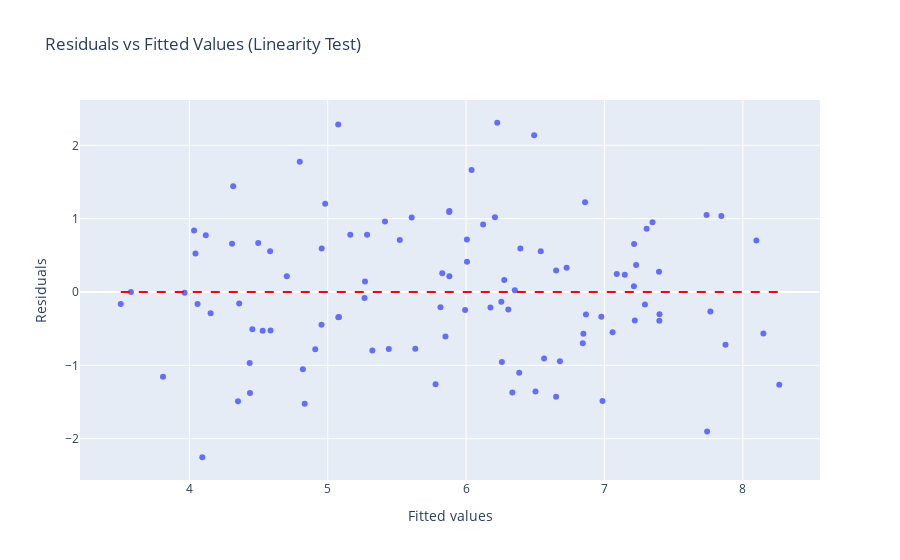
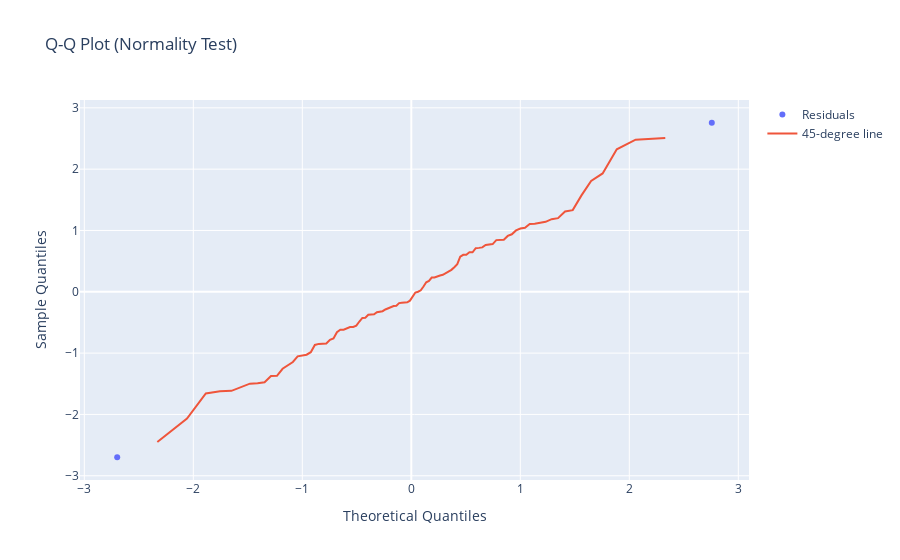

Here is the notebook cell these charts were saved with, in order:
### Code cell
import numpy as np
import pandas as pd
import statsmodels.api as sm
import plotly.express as px
import plotly.graph_objects as go
from scipy import stats
from statsmodels.stats.outliers_influence import variance_inflation_factor
from statsmodels.stats.stattools import durbin_watson
from statsmodels.stats.diagnostic import het_breuschpagan

# Generate example data (replace with your own data)
np.random.seed(0)
X = np.random.rand(100, 2)  # Two independent variables
y = 3 + 2 * X[:, 0] + 4 * X[:, 1] + np.random.randn(100)

# Add constant to independent variables
X = sm.add_constant(X)
model = sm.OLS(y, X).fit()

# 1. Linearity test (Residuals plot using Plotly)
fig1 = px.scatter(x=model.fittedvalues, y=model.resid, labels={'x': 'Fitted values', 'y': 'Residuals'}, title='Residuals vs Fitted Values (Linearity Test)')
fig1.add_shape(type='line', x0=min(model.fittedvalues), y0=0, x1=max(model.fittedvalues), y1=0, line=dict(color='red', dash='dash'))
fig1.show()

# Interpretation: If residuals are randomly scattered, linearity assumption is met
print("1. Linearity Test:")
print("Check the scatter plot of residuals vs fitted values. If residuals are randomly scattered, the linearity assumption is satisfied.")
print("Conclusion: Look for randomness. A clear pattern (like curves) indicates non-linearity.\n")

# 2. Independence Test (Durbin-Watson test)
dw_stat = durbin_watson(model.resid)
print(f"2. Independence Test (Durbin-Watson statistic): {dw_stat}")
if 1.5 < dw_stat < 2.5:
    print("Conclusion: Residuals are independent (no autocorrelation).\n")
else:
    print("Conclusion: Residuals are not independent (possible autocorrelation).\n")

# 3. Homoscedasticity test (Breusch-Pagan test)
_, pval, __, f_pval = het_breuschpagan(model.resid, model.model.exog)
print(f"3. Homoscedasticity Test (Breusch-Pagan p-value): {pval}")
if pval > 0.05:
    print("Conclusion: Residuals have constant variance (Homoscedasticity).\n")
else:
    print("Conclusion: Residuals do not have constant variance (Heteroscedasticity detected).\n")

# 4. Normality test of residuals (Shapiro-Wilk test and Q-Q plot using Plotly)
shapiro_test = stats.shapiro(model.resid)
print(f"4. Normality Test (Shapiro-Wilk p-value): {shapiro_test.pvalue}")
if shapiro_test.pvalue > 0.05:
    print("Conclusion: Residuals are normally distributed.\n")
else:
    print("Conclusion: Residuals deviate from normality.\n")

qq_fig = sm.qqplot(model.resid, line='45', fit=True)
fig2 = go.Figure()
fig2.add_trace(go.Scatter(x=qq_fig.gca().lines[1].get_xdata(), y=qq_fig.gca().lines[1].get_ydata(), mode='markers', name='Residuals'))
fig2.add_trace(go.Scatter(x=qq_fig.gca().lines[0].get_xdata(), y=qq_fig.gca().lines[0].get_ydata(), mode='lines', name='45-degree line'))
fig2.update_layout(title='Q-Q Plot (Normality Test)', xaxis_title='Theoretical Quantiles', yaxis_title='Sample Quantiles')
fig2.show()

# 5. Multicollinearity test (VIF)
vif_data = pd.DataFrame()
vif_data["VIF"] = [variance_inflation_factor(X, i) for i in range(X.shape[1])]
vif_data["Feature"] = ["const", "X1", "X2"]  # Add your own feature names here
print("5. Multicollinearity Test (VIF):")
print(vif_data)

# Interpretation: VIF < 5 means no multicollinearity
if all(vif_data["VIF"] < 5):
    print("Conclusion: No multicollinearity detected.\n")
elif any(vif_data["VIF"] > 10):
    print("Conclusion: High multicollinearity detected.\n")
else:
    print("Conclusion: Moderate multicollinearity detected.\n")

# Final Conclusion
print("Final Conclusion:")
if (1.5 < dw_stat < 2.5) and pval > 0.05 and shapiro_test.pvalue > 0.05 and all(vif_data["VIF"] < 5):
    print("All assumptions are satisfied. The linear regression model is valid.\n")
else:
    print("Some assumptions are violated. Consider transforming variables, removing multicollinearity, or using different modeling techniques.\n")

### Figure 1 — Plotly figure (JSON) as saved in the notebook; plotly's stock layout.template omitted (floating-point values rounded to 4 significant figures)
{"data": [{"hovertemplate": "Fitted values=%{x}<br>Residuals=%{y}<extra></extra>", "legendgroup": "", "marker": {"color": "#636efa", "symbol": "circle"}, "mode": "markers", "name": "", "orientation": "v", "showlegend": false, "type": "scatter", "x": [6.86, 6.259, 6.384, 7.397, 6.176, 6.492, 7.738, 3.577, 6.501, 7.845, 7.875, 6.986, 5.879, 7.147, 5.607, 6.651, 6.123, 5.633, 6.564, 7.347, 5.441, 4.455, 6.866, 3.965, 5.076, 5.779, 5.081, 4.093, 5.163, 4.833, 3.809, 4.704, 4.91, 4.798, 4.82, 6.54, 7.089, 4.436, 4.044, 4.059, 5.284, 6.006, 5.076, 4.316, 7.766, 6.305, 6.208, 4.308, 4.119, 4.438, 5.269, 8.149, 5.828, 6.352, 7.305, 7.229, 5.414, 5.993, 6.843, 7.293, 6.276, 7.214, 6.225, 4.36, 5.322, 5.815, 4.53, 6.392, 6.65, 5.879, 6.007, 7.394, 7.22, 6.977, 8.263, 6.848, 5.851, 6.726, 6.678, 4.034, 6.04, 7.742, 8.098, 4.583, 4.955, 4.153, 3.504, 5.266, 7.398, 4.351, 5.878, 4.981, 7.059, 6.335, 5.521, 4.587, 7.213, 6.255, 4.497, 4.956], "xaxis": "x", "y": [1.225, -0.9536, -1.1, -0.3922, -0.2131, 2.137, 1.05, 0.0007538, -1.356, 1.036, -0.7212, -1.486, 1.105, 0.2356, 1.017, 0.2941, 0.92, -0.7758, -0.9061, 0.9492, -0.7776, -0.5084, -0.3056, -0.01115, -0.3448, -1.259, -0.3398, -2.254, 0.7817, -1.525, -1.154, 0.2134, -0.7812, 1.776, -1.053, 0.555, 0.2447, -0.9686, 0.5258, -0.1633, 0.7806, 0.7159, 2.282, 1.442, -0.2656, -0.2378, 1.02, 0.6587, 0.7751, -1.378, 0.1421, -0.5676, 0.2544, 0.02281, 0.8626, 0.3683, 0.9612, -0.2457, -0.7005, -0.1692, 0.1628, 0.6532, 2.308, -0.1575, -0.7976, -0.2097, -0.5292, 0.5925, -1.43, 0.214, 0.4133, 0.2771, -0.389, -0.3369, -1.264, -0.5698, -0.6063, 0.3293, -0.9434, 0.8382, 1.664, -1.902, 0.7023, 0.5568, -0.4458, -0.2913, -0.1627, -0.08056, -0.3037, -1.491, 1.09, 1.204, -0.5478, -1.37, 0.7086, -0.5267, 0.07889, -0.1331, 0.6665, 0.5921], "yaxis": "y"}], "layout": {"legend": {"tracegroupgap": 0}, "shapes": [{"line": {"color": "red", "dash": "dash"}, "type": "line", "x0": 3.504, "x1": 8.263, "y0": 0, "y1": 0}], "title": {"text": "Residuals vs Fitted Values (Linearity Test)"}, "xaxis": {"anchor": "y", "domain": [0, 1], "title": {"text": "Fitted values"}}, "yaxis": {"anchor": "x", "domain": [0, 1], "title": {"text": "Residuals"}}}}

### Figure 2 — Plotly figure (JSON) as saved in the notebook; plotly's stock layout.template omitted (floating-point values rounded to 4 significant figures)
{"data": [{"mode": "markers", "name": "Residuals", "type": "scatter", "x": [-2.698, 2.757], "y": [-2.698, 2.757]}, {"mode": "lines", "name": "45-degree line", "type": "scatter", "x": [-2.33, -2.058, -1.885, -1.755, -1.65, -1.56, -1.481, -1.41, -1.346, -1.287, -1.232, -1.181, -1.132, -1.087, -1.043, -1.001, -0.9608, -0.9222, -0.8848, -0.8487, -0.8137, -0.7796, -0.7464, -0.714, -0.6823, -0.6513, -0.6209, -0.5911, -0.5618, -0.533, -0.5046, -0.4766, -0.449, -0.4217, -0.3947, -0.368, -0.3416, -0.3154, -0.2894, -0.2636, -0.238, -0.2125, -0.1872, -0.162, -0.1369, -0.1119, -0.08697, -0.06209, -0.03724, -0.01241, 0.01241, 0.03724, 0.06209, 0.08697, 0.1119, 0.1369, 0.162, 0.1872, 0.2125, 0.238, 0.2636, 0.2894, 0.3154, 0.3416, 0.368, 0.3947, 0.4217, 0.449, 0.4766, 0.5046, 0.533, 0.5618, 0.5911, 0.6209, 0.6513, 0.6823, 0.714, 0.7464, 0.7796, 0.8137, 0.8487, 0.8848, 0.9222, 0.9608, 1.001, 1.043, 1.087, 1.132, 1.181, 1.232, 1.287, 1.346, 1.41, 1.481, 1.56, 1.65, 1.755, 1.885, 2.058, 2.33], "y": [-2.45, -2.068, -1.658, -1.621, -1.615, -1.555, -1.498, -1.49, -1.474, -1.374, -1.369, -1.255, -1.197, -1.145, -1.053, -1.037, -1.026, -0.9851, -0.8672, -0.8493, -0.8454, -0.8435, -0.7841, -0.7617, -0.6592, -0.6195, -0.6171, -0.5956, -0.5753, -0.5727, -0.5528, -0.4847, -0.4264, -0.4229, -0.3749, -0.3694, -0.3663, -0.3323, -0.3302, -0.3167, -0.2888, -0.2672, -0.2586, -0.2317, -0.228, -0.1839, -0.1776, -0.1769, -0.1712, -0.1447, -0.08759, -0.01212, 0.0008196, 0.0248, 0.08578, 0.1545, 0.177, 0.232, 0.2327, 0.2562, 0.2661, 0.2766, 0.3013, 0.3198, 0.358, 0.4004, 0.4494, 0.5717, 0.6034, 0.6053, 0.6438, 0.6442, 0.7102, 0.7162, 0.7246, 0.7636, 0.7704, 0.7783, 0.8427, 0.8487, 0.8499, 0.9114, 0.9379, 1.0, 1.032, 1.045, 1.105, 1.109, 1.126, 1.141, 1.185, 1.201, 1.309, 1.332, 1.568, 1.809, 1.931, 2.323, 2.482, 2.509]}], "layout": {"title": {"text": "Q-Q Plot (Normality Test)"}, "xaxis": {"title": {"text": "Theoretical Quantiles"}}, "yaxis": {"title": {"text": "Sample Quantiles"}}}}
